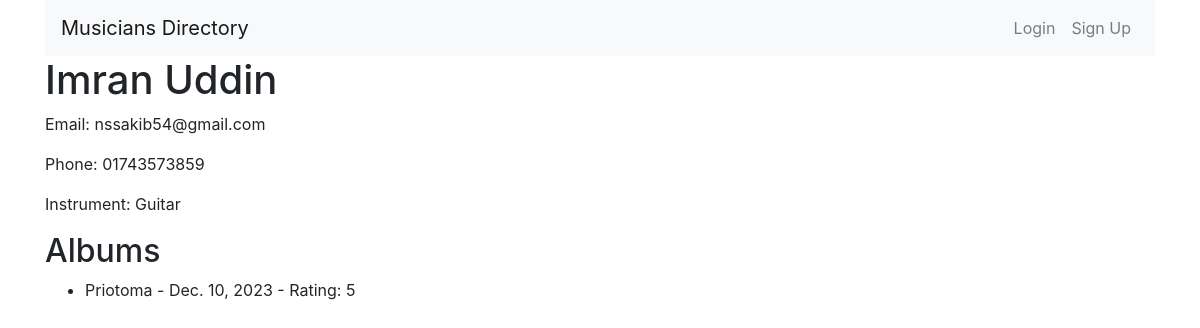
The app's page /musician/1/ with its own data.
### directory/models.py (models this page shows, shortened)
class Musician(models.Model):
    first_name = models.CharField(max_length=100)
    last_name = models.CharField(max_length=100)
    email = models.EmailField()
    phone_number = models.CharField(max_length=15)
    instrument_type = models.CharField(max_length=100)

class Album(models.Model):
    musician = models.ForeignKey(Musician, on_delete=models.CASCADE)
    album_name = models.CharField(max_length=100)
    release_date = models.DateField()
    rating = models.IntegerField(choices=[(i, str(i)) for i in range(1, 6)])

### directory/views.py (the view)
# urls.py: path('musician/<int:pk>/', MusicianDetailView.as_view(), name='musician-detail'),
class MusicianDetailView(DetailView):
    model = Musician
    template_name = 'musician_detail.html'

### directory/templates/musician_detail.html
{% extends 'base.html' %}
{% load crispy_forms_tags %}
{% block content %}
<h1>{{ object.first_name }} {{ object.last_name }}</h1>
<p>Email: {{ object.email }}</p>
<p>Phone: {{ object.phone_number }}</p>
<p>Instrument: {{ object.instrument_type }}</p>
<h2>Albums</h2>
<ul>
    {% for album in object.album_set.all %}
        <li>{{ album.album_name }} - {{ album.release_date }} - Rating: {{ album.rating }}</li>
    {% endfor %}
</ul>
{% endblock %}

### records on screen
Musician: first_name "Imran", last_name "Uddin", email "nssakib54@gmail.com", phone_number "01743573859", instrument_type "Guitar"
Album: album_name "Priotoma", release_date "Dec. 10, 2023", rating "5"
